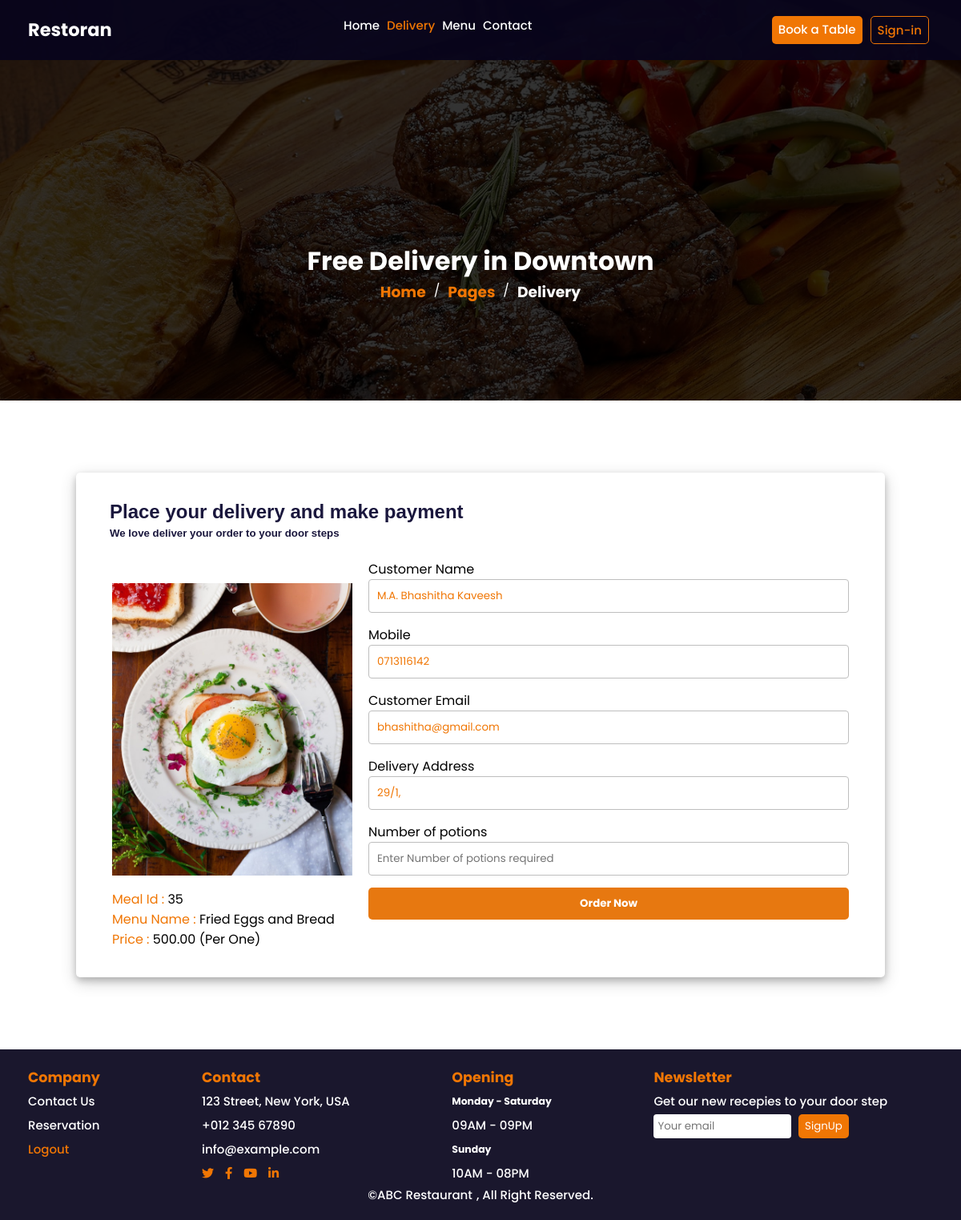
The page /pages/delivery.php?id=35 (signed in) on the database its author committed.
### tables this page shows
CREATE TABLE `menus` (
  `id` int(10) NOT NULL,
  `menuname` varchar(255) NOT NULL,
  `imageurl` varchar(255) NOT NULL,
  `category` varchar(255) NOT NULL,
  `ingredients` varchar(255) NOT NULL,
  `mode` varchar(255) NOT NULL,
  `price` varchar(255) NOT NULL
);

CREATE TABLE `user` (
  `id` int(10) NOT NULL,
  `name` varchar(255) NOT NULL,
  `email` varchar(255) NOT NULL,
  `mobile` int(12) NOT NULL,
  `address` varchar(255) NOT NULL,
  `password` varchar(255) NOT NULL
);

### pages/delivery.php (the view, shortened to what this page needs)
<?php
    require_once("config.php");
    $email = htmlspecialchars($_SESSION["email"]);
    $id = $_GET['id'];
    $id = intval($id);
    $email = mysqli_real_escape_string($link, $email);
    $result = mysqli_query($link, "SELECT * FROM menus WHERE id = $id");
    $customer = mysqli_query($link, "SELECT * FROM user WHERE email = '$email'");
    $resultData = mysqli_fetch_assoc($result);
    $cusData = mysqli_fetch_assoc($customer);
    $menuname = $resultData['menuname'];
    $menuimage = $resultData['imageurl'];
    $price = $resultData['price'];
    $cusname = $cusData['name'];
    $cusemail = $cusData['email'];
    $cusmobile = $cusData['mobile'];
    $cusaddress = $cusData['address'];
?>
<!DOCTYPE html>
<html lang="en">
<head>
    <link rel="stylesheet" href="../styles/style.css">
    <link rel="stylesheet" href="../styles/delivery.css">
    <link href="https://cdnjs.cloudflare.com/ajax/libs/font-awesome/5.10.0/css/all.min.css" rel="stylesheet">
</head>
<body>
    <div class="header">
        <nav class="navbar navbar-layout">
            <a>
                <h1>Restoran</h1>
            </a>
            <div class="nav-link">
                <div>
                    <a href="../index.php" class="nav-item">Home</a>
                    <a href="delivery.php" class="nav-item active">Delivery</a>
                    <a href="menu.php" class="nav-item">Menu</a>
                    <a href="contact.php" class="nav-item">Contact</a>
                </div>
            </div>
            <div class="button-box">
                <a href="booking.php" class="btn btn-orange">Book a Table</a>
                <a href="login.php" class="btn btn-transparent">Sign-in</a>
            </div>
        </nav>
    </div>
    <div class="image-container-1" style="background-image: url('../images/bg-hero.jpg');">
        <div class="image-back">
            <div class="image-text-1 center">
                <h1 class="center" style="color:white;">Free Delivery in Downtown</h1>
                <div class="flex">
                    <a href="" class="text-orange mx-2"><h3>Home </h3></a> /
                    <a href="" class="text-orange mx-2"><h3>Pages</h3></a> /
                    <a href="" class="text-white mx-2"><h3> Delivery</h3></a>
                </div>
            </div>
        </div>
    </div>
    <div class="message-container">
        <div class="center-content">
            <h2 class="topic">Place your delivery and make payment</h2>
            <h5 class="topic mot">We love deliver your order to your door steps</h5>
            <div class="delivery-box">
                <div class="mot order-details">
                    <div><img src="http://localhost/restaurant-app/images/<?php echo htmlspecialchars($menuimage); ?>" alt="Card Image"></div>
                    <div class="mt-2"><span class="text-orange">Meal Id : </span> <?php echo $id ?></div>
                    <div><span class="text-orange">Menu Name : </span><?php echo $menuname ?></div>
                    <div><span class="text-orange">Price : </span><?php echo $price ?> (Per One)</div>
                </div>
                <div>
                    <form class="form" method="post" name="add">
                        <div class="input-group">
                            <label for="email">Customer Name</label>
                            <input type="text" name="fname" id="email" class="text-orange" value='<?php echo htmlspecialchars($cusname); ?>'>
                        </div>
                        <div class="input-group">
                            <label for="email">Mobile</label>
                            <input type="text" name="lname" id="email" class="text-orange" value='0<?php echo htmlspecialchars($cusmobile); ?>'>
                        </div>
                        <div class="input-group">
                            <label for="email">Customer Email</label>
                            <input type="email" name="email" id="email" class="text-orange" value='<?php echo htmlspecialchars($cusemail); ?>'>
                        </div>
                        <div class="input-group">
                            <label for="email">Delivery Address</label>
                            <input type="text" name="address" id="email" class="text-orange" value='<?php echo htmlspecialchars($cusaddress); ?>'>
                        </div>
                        <div class="input-group">
                            <label for="email">Number of potions</label>
                            <input type="number" name="numofcus" id="email" placeholder="Enter Number of potions required" >
                        </div>
                        <button type="submit" name="submit" class="submit-button">Order Now</button>
                    </form>
                </div>
            </div>
        </div>
    </div>
    <div class="navbar footer mt-2">
        <div class="between">
            <div class="flex col line-height-1">
                <h3 class="text-orange">Company</h3>
                <a class="nav-item" href="contact.php">Contact Us</a>
                <a class="nav-item" href="booking.php">Reservation</a>
                <a class="nav-item active" href="./logout.php">Logout</a>
            </div>
            <div class="line-height-1">
                <h3 class="text-orange">Contact</h3>
                <p class="nav-item">123 Street, New York, USA</p>
                <p class="nav-item">+012 345 67890</p>
                <p class="nav-item">info@example.com</p>
                <div class="">
                    <a class="social" href=""><i class="fab fa-twitter"></i></a>
                    <a class="social mx-2" href=""><i class="fab fa-facebook-f"></i></a>
                    <a class="social" href=""><i class="fab fa-youtube"></i></a>
                    <a class="social mx-2" href=""><i class="fab fa-linkedin-in"></i></a>
                </div>
            </div>
            <div class="line-height-1">
                <h3 class="text-orange">Opening</h3>
                <h5 class="nav-item">Monday - Saturday</h5>
                <p>09AM - 09PM</p>
                <h5 class="nav-item">Sunday</h5>
                <p>10AM - 08PM</p>
            </div>
            <div class="line-height-1">
                <h3 class="text-orange">Newsletter</h3>
                <p>Get our new recepies to your door step</p>
                <div class="nav-item">
                    <input class="textbox" type="text" placeholder="Your email" style="width:50%;">
                    <button type="button" class="btn btn-orange">SignUp</button>
                </div>
            </div>
        </div>
        <div class="center">
            &copy; <a class="nav-item" href="#">ABC Restaurant</a>, All Right Reserved.
        </div>
    </div>
</body>
</html>

### styles/style.css (style rules this page uses)
* { margin: 0; padding: 0; box-sizing: border-box; font-family: 'Poppins', sans-serif; }
body { width: 100%; height: 100hv; }
.navbar { position: fixed; padding: 20px 35px 20px 35px; font-size: 15px; width: 100%; color: white; font-weight: 500; outline: none; transition: .5s; background-color: rgba(8, 5, 29, 0.925); }
.navbar-layout { display: flex; justify-content: space-between; flex-wrap: wrap; }
.nav-link { display: flex; }
.nav-item { color: white; text-decoration: none; margin-right: 5px; }
.button-box { display: flex; }
.btn { height: auto; width: auto; padding: 5px 8px 5px 8px; text-decoration: none; margin: 0 5px 0 5px; border: none; border-radius: 5px; }
.btn-orange { color: white; background-color: rgb(240, 118, 4); }
.btn-transparent { background-color: transparent; border: solid 1px rgb(240, 118, 4); color: rgb(240, 118, 4); }
.active { color: rgb(240, 118, 4); }
.flex { display: flex; }
.col { flex-direction: column; }
.between { display: flex; justify-content: space-between; flex-wrap: wrap; }
.center { display: flex; justify-content: center; }
.image-back { background-color: rgba(0, 0, 0, 0.795); height: 100%; width: 100%; display: flex; justify-content: space-between; padding: 20px 35px 20px 35px; }
.footer { position:absolute; }
.text-white { color: white; text-decoration: none; }
.text-orange { color: rgb(240, 118, 4); text-decoration: none; }
.mt-2 { margin-top: 10px; }
.mx-2 { margin-left: 10px; margin-right: 10px; }
.line-height-1 { line-height: 30px; }
.social { color: rgb(240, 118, 4); }
.textbox { height: auto; width: 100%-2px; padding: 5px; border:none; }
.topic { color: white; }

### styles/delivery.css (style rules this page uses)
.image-container-1 { height: 500px; width: 100%; background-image: url(/images/bg-hero.jpg); background-repeat: no-repeat; background-size: cover; }
.image-text-1 { width: 100%; height: 80vh; display: flex; flex-direction: column; align-items: center; justify-content: center; color: white; }
.message-container { width: 100%; height: 100vh; justify-content: center; align-items: center; display: flex; }
.center-content { width: auto; height: auto; padding: 35px; border: none; border-radius: 5px; background-color: white; margin-bottom: 30px; margin-top: 40px; box-shadow: 0 4px 8px 0 rgba(0, 0, 0, 0.2), 0 6px 20px 0 rgba(0, 0, 0, 0.19); }
.center { text-align: center; }
.flex { display: flex; }
.form { margin: 20px 10px 20px 10px; }
input, textarea { width: 600px; height: auto; padding: 10px; border: solid 1px rgb(190, 190, 190); border-radius: 4px; }
.input-group { display: flex; flex-direction: column; margin: 15px 0 15px 0; }
.topic { font-family: Arial, Helvetica, sans-serif; margin-left: 7px; color: rgb(26, 23, 61); }
.mot { margin: 5px 8px 5px 7px; }
.submit-button { width: 100%; height: auto; padding: 10px; border: none; background-color: rgb(231, 120, 16); color: white; font-weight: bold; border-radius: 5px; }
.between { display: flex; justify-content: space-between; }
.delivery-box { display: flex; }
.order-details { margin: 50px 10px 0 10px; }
img { max-width: 500px; width: 300px; height: auto; max-height: 500px; }

### rows shown on the page
menus: imageurl (picture), menuname "Fried Eggs and Bread", price "500.00"
user: fname "M.A. Bhashitha Kaveesh", lname "0713116142", email "bhashitha@gmail.com", address "29/1,"

### other values the page prints
$id "35"
